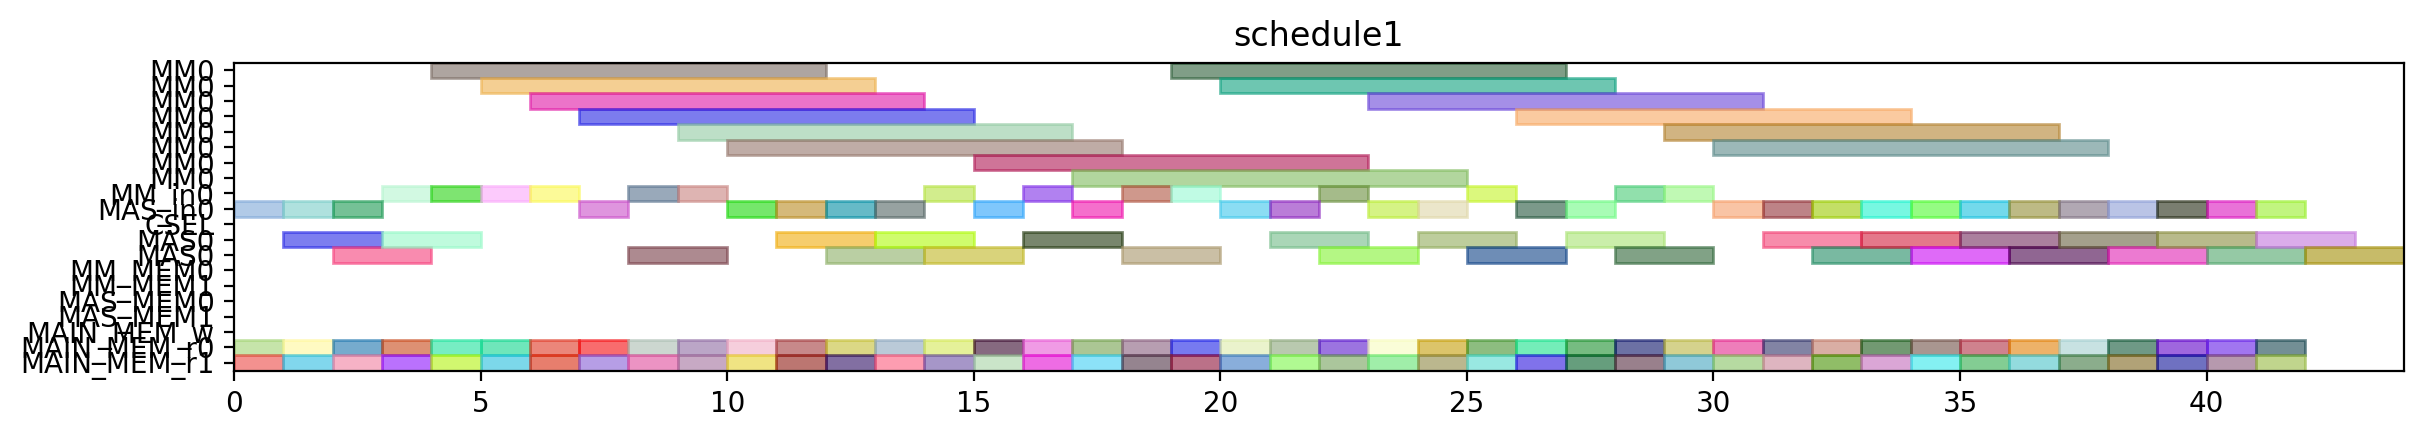

The Python source for this figure:
from pyschedule import Scenario, solvers, plotters, alt


def solve():
	horizon = 158
	S = Scenario("schedule1", horizon=horizon)

	# resource
	MM = S.Resources('MM', num=1, size=8)
	MM_in = S.Resources('MM_in', num=1)
	MAS_in = S.Resources('MAS_in', num=1)
	CSEL = S.Resource('CSEL')
	MAS = S.Resources('MAS', num=1, size=2, periods=range(1, horizon))
	MM_MEM = S.Resources('MM_MEM', num=2)
	MAS_MEM = S.Resources('MAS_MEM', num=2)
	MAIN_MEM_w = S.Resource('MAIN_MEM_w', size=1)
	MAIN_MEM_r = S.Resources('MAIN_MEM_r', num=2)

	# result of previous scheduling
	t4_t50_in = S.Task('t4_t50_in', length=1, delay_cost=1)
	S += t4_t50_in >= 0
	t4_t50_in += MAS_in[0]

	t4_t50_mem0 = S.Task('t4_t50_mem0', length=1, delay_cost=1)
	S += t4_t50_mem0 >= 0
	t4_t50_mem0 += MAIN_MEM_r[0]

	t4_t50_mem1 = S.Task('t4_t50_mem1', length=1, delay_cost=1)
	S += t4_t50_mem1 >= 0
	t4_t50_mem1 += MAIN_MEM_r[1]

	t1_t2_in = S.Task('t1_t2_in', length=1, delay_cost=1)
	S += t1_t2_in >= 1
	t1_t2_in += MAS_in[0]

	t1_t2_mem0 = S.Task('t1_t2_mem0', length=1, delay_cost=1)
	S += t1_t2_mem0 >= 1
	t1_t2_mem0 += MAIN_MEM_r[0]

	t1_t2_mem1 = S.Task('t1_t2_mem1', length=1, delay_cost=1)
	S += t1_t2_mem1 >= 1
	t1_t2_mem1 += MAIN_MEM_r[1]

	t4_t50 = S.Task('t4_t50', length=2, delay_cost=1)
	S += t4_t50 >= 1
	t4_t50 += MAS[0]

	t1_t2 = S.Task('t1_t2', length=2, delay_cost=1)
	S += t1_t2 >= 2
	t1_t2 += MAS[0]

	t4_t2_t2_in = S.Task('t4_t2_t2_in', length=1, delay_cost=1)
	S += t4_t2_t2_in >= 2
	t4_t2_t2_in += MAS_in[0]

	t4_t2_t2_mem0 = S.Task('t4_t2_t2_mem0', length=1, delay_cost=1)
	S += t4_t2_t2_mem0 >= 2
	t4_t2_t2_mem0 += MAIN_MEM_r[0]

	t4_t2_t2_mem1 = S.Task('t4_t2_t2_mem1', length=1, delay_cost=1)
	S += t4_t2_t2_mem1 >= 2
	t4_t2_t2_mem1 += MAIN_MEM_r[1]

	t4_t0_t1_in = S.Task('t4_t0_t1_in', length=1, delay_cost=1)
	S += t4_t0_t1_in >= 3
	t4_t0_t1_in += MM_in[0]

	t4_t0_t1_mem0 = S.Task('t4_t0_t1_mem0', length=1, delay_cost=1)
	S += t4_t0_t1_mem0 >= 3
	t4_t0_t1_mem0 += MAIN_MEM_r[0]

	t4_t0_t1_mem1 = S.Task('t4_t0_t1_mem1', length=1, delay_cost=1)
	S += t4_t0_t1_mem1 >= 3
	t4_t0_t1_mem1 += MAIN_MEM_r[1]

	t4_t2_t2 = S.Task('t4_t2_t2', length=2, delay_cost=1)
	S += t4_t2_t2 >= 3
	t4_t2_t2 += MAS[0]

	t4_t0_t1 = S.Task('t4_t0_t1', length=8, delay_cost=1)
	S += t4_t0_t1 >= 4
	t4_t0_t1 += MM[0]

	t4_t2_t0_in = S.Task('t4_t2_t0_in', length=1, delay_cost=1)
	S += t4_t2_t0_in >= 4
	t4_t2_t0_in += MM_in[0]

	t4_t2_t0_mem0 = S.Task('t4_t2_t0_mem0', length=1, delay_cost=1)
	S += t4_t2_t0_mem0 >= 4
	t4_t2_t0_mem0 += MAIN_MEM_r[0]

	t4_t2_t0_mem1 = S.Task('t4_t2_t0_mem1', length=1, delay_cost=1)
	S += t4_t2_t0_mem1 >= 4
	t4_t2_t0_mem1 += MAIN_MEM_r[1]

	t2_t1_in = S.Task('t2_t1_in', length=1, delay_cost=1)
	S += t2_t1_in >= 5
	t2_t1_in += MM_in[0]

	t2_t1_mem0 = S.Task('t2_t1_mem0', length=1, delay_cost=1)
	S += t2_t1_mem0 >= 5
	t2_t1_mem0 += MAIN_MEM_r[0]

	t2_t1_mem1 = S.Task('t2_t1_mem1', length=1, delay_cost=1)
	S += t2_t1_mem1 >= 5
	t2_t1_mem1 += MAIN_MEM_r[1]

	t4_t2_t0 = S.Task('t4_t2_t0', length=8, delay_cost=1)
	S += t4_t2_t0 >= 5
	t4_t2_t0 += MM[0]

	t1_t0_in = S.Task('t1_t0_in', length=1, delay_cost=1)
	S += t1_t0_in >= 6
	t1_t0_in += MM_in[0]

	t1_t0_mem0 = S.Task('t1_t0_mem0', length=1, delay_cost=1)
	S += t1_t0_mem0 >= 6
	t1_t0_mem0 += MAIN_MEM_r[0]

	t1_t0_mem1 = S.Task('t1_t0_mem1', length=1, delay_cost=1)
	S += t1_t0_mem1 >= 6
	t1_t0_mem1 += MAIN_MEM_r[1]

	t2_t1 = S.Task('t2_t1', length=8, delay_cost=1)
	S += t2_t1 >= 6
	t2_t1 += MM[0]

	t1_t0 = S.Task('t1_t0', length=8, delay_cost=1)
	S += t1_t0 >= 7
	t1_t0 += MM[0]

	t4_t0_t2_in = S.Task('t4_t0_t2_in', length=1, delay_cost=1)
	S += t4_t0_t2_in >= 7
	t4_t0_t2_in += MAS_in[0]

	t4_t0_t2_mem0 = S.Task('t4_t0_t2_mem0', length=1, delay_cost=1)
	S += t4_t0_t2_mem0 >= 7
	t4_t0_t2_mem0 += MAIN_MEM_r[0]

	t4_t0_t2_mem1 = S.Task('t4_t0_t2_mem1', length=1, delay_cost=1)
	S += t4_t0_t2_mem1 >= 7
	t4_t0_t2_mem1 += MAIN_MEM_r[1]

	t4_t0_t2 = S.Task('t4_t0_t2', length=2, delay_cost=1)
	S += t4_t0_t2 >= 8
	t4_t0_t2 += MAS[0]

	t4_t1_t0_in = S.Task('t4_t1_t0_in', length=1, delay_cost=1)
	S += t4_t1_t0_in >= 8
	t4_t1_t0_in += MM_in[0]

	t4_t1_t0_mem0 = S.Task('t4_t1_t0_mem0', length=1, delay_cost=1)
	S += t4_t1_t0_mem0 >= 8
	t4_t1_t0_mem0 += MAIN_MEM_r[0]

	t4_t1_t0_mem1 = S.Task('t4_t1_t0_mem1', length=1, delay_cost=1)
	S += t4_t1_t0_mem1 >= 8
	t4_t1_t0_mem1 += MAIN_MEM_r[1]

	t4_t1_t0 = S.Task('t4_t1_t0', length=8, delay_cost=1)
	S += t4_t1_t0 >= 9
	t4_t1_t0 += MM[0]

	t4_t8_t0_in = S.Task('t4_t8_t0_in', length=1, delay_cost=1)
	S += t4_t8_t0_in >= 9
	t4_t8_t0_in += MM_in[0]

	t4_t8_t0_mem0 = S.Task('t4_t8_t0_mem0', length=1, delay_cost=1)
	S += t4_t8_t0_mem0 >= 9
	t4_t8_t0_mem0 += MAIN_MEM_r[0]

	t4_t8_t0_mem1 = S.Task('t4_t8_t0_mem1', length=1, delay_cost=1)
	S += t4_t8_t0_mem1 >= 9
	t4_t8_t0_mem1 += MAIN_MEM_r[1]

	t2_t2_in = S.Task('t2_t2_in', length=1, delay_cost=1)
	S += t2_t2_in >= 10
	t2_t2_in += MAS_in[0]

	t2_t2_mem0 = S.Task('t2_t2_mem0', length=1, delay_cost=1)
	S += t2_t2_mem0 >= 10
	t2_t2_mem0 += MAIN_MEM_r[0]

	t2_t2_mem1 = S.Task('t2_t2_mem1', length=1, delay_cost=1)
	S += t2_t2_mem1 >= 10
	t2_t2_mem1 += MAIN_MEM_r[1]

	t4_t8_t0 = S.Task('t4_t8_t0', length=8, delay_cost=1)
	S += t4_t8_t0 >= 10
	t4_t8_t0 += MM[0]

	t2_t2 = S.Task('t2_t2', length=2, delay_cost=1)
	S += t2_t2 >= 11
	t2_t2 += MAS[0]

	t4_t0_t3_in = S.Task('t4_t0_t3_in', length=1, delay_cost=1)
	S += t4_t0_t3_in >= 11
	t4_t0_t3_in += MAS_in[0]

	t4_t0_t3_mem0 = S.Task('t4_t0_t3_mem0', length=1, delay_cost=1)
	S += t4_t0_t3_mem0 >= 11
	t4_t0_t3_mem0 += MAIN_MEM_r[0]

	t4_t0_t3_mem1 = S.Task('t4_t0_t3_mem1', length=1, delay_cost=1)
	S += t4_t0_t3_mem1 >= 11
	t4_t0_t3_mem1 += MAIN_MEM_r[1]

	t4_t0_t3 = S.Task('t4_t0_t3', length=2, delay_cost=1)
	S += t4_t0_t3 >= 12
	t4_t0_t3 += MAS[0]

	t4_t40_in = S.Task('t4_t40_in', length=1, delay_cost=1)
	S += t4_t40_in >= 12
	t4_t40_in += MAS_in[0]

	t4_t40_mem0 = S.Task('t4_t40_mem0', length=1, delay_cost=1)
	S += t4_t40_mem0 >= 12
	t4_t40_mem0 += MAIN_MEM_r[0]

	t4_t40_mem1 = S.Task('t4_t40_mem1', length=1, delay_cost=1)
	S += t4_t40_mem1 >= 12
	t4_t40_mem1 += MAIN_MEM_r[1]

	t4_t1_t3_in = S.Task('t4_t1_t3_in', length=1, delay_cost=1)
	S += t4_t1_t3_in >= 13
	t4_t1_t3_in += MAS_in[0]

	t4_t1_t3_mem0 = S.Task('t4_t1_t3_mem0', length=1, delay_cost=1)
	S += t4_t1_t3_mem0 >= 13
	t4_t1_t3_mem0 += MAIN_MEM_r[0]

	t4_t1_t3_mem1 = S.Task('t4_t1_t3_mem1', length=1, delay_cost=1)
	S += t4_t1_t3_mem1 >= 13
	t4_t1_t3_mem1 += MAIN_MEM_r[1]

	t4_t40 = S.Task('t4_t40', length=2, delay_cost=1)
	S += t4_t40 >= 13
	t4_t40 += MAS[0]

	t4_t0_t0_in = S.Task('t4_t0_t0_in', length=1, delay_cost=1)
	S += t4_t0_t0_in >= 14
	t4_t0_t0_in += MM_in[0]

	t4_t0_t0_mem0 = S.Task('t4_t0_t0_mem0', length=1, delay_cost=1)
	S += t4_t0_t0_mem0 >= 14
	t4_t0_t0_mem0 += MAIN_MEM_r[0]

	t4_t0_t0_mem1 = S.Task('t4_t0_t0_mem1', length=1, delay_cost=1)
	S += t4_t0_t0_mem1 >= 14
	t4_t0_t0_mem1 += MAIN_MEM_r[1]

	t4_t1_t3 = S.Task('t4_t1_t3', length=2, delay_cost=1)
	S += t4_t1_t3 >= 14
	t4_t1_t3 += MAS[0]

	t4_t0_t0 = S.Task('t4_t0_t0', length=8, delay_cost=1)
	S += t4_t0_t0 >= 15
	t4_t0_t0 += MM[0]

	t4_t41_in = S.Task('t4_t41_in', length=1, delay_cost=1)
	S += t4_t41_in >= 15
	t4_t41_in += MAS_in[0]

	t4_t41_mem0 = S.Task('t4_t41_mem0', length=1, delay_cost=1)
	S += t4_t41_mem0 >= 15
	t4_t41_mem0 += MAIN_MEM_r[0]

	t4_t41_mem1 = S.Task('t4_t41_mem1', length=1, delay_cost=1)
	S += t4_t41_mem1 >= 15
	t4_t41_mem1 += MAIN_MEM_r[1]

	t4_t1_t1_in = S.Task('t4_t1_t1_in', length=1, delay_cost=1)
	S += t4_t1_t1_in >= 16
	t4_t1_t1_in += MM_in[0]

	t4_t1_t1_mem0 = S.Task('t4_t1_t1_mem0', length=1, delay_cost=1)
	S += t4_t1_t1_mem0 >= 16
	t4_t1_t1_mem0 += MAIN_MEM_r[0]

	t4_t1_t1_mem1 = S.Task('t4_t1_t1_mem1', length=1, delay_cost=1)
	S += t4_t1_t1_mem1 >= 16
	t4_t1_t1_mem1 += MAIN_MEM_r[1]

	t4_t41 = S.Task('t4_t41', length=2, delay_cost=1)
	S += t4_t41 >= 16
	t4_t41 += MAS[0]

	t1_t3_in = S.Task('t1_t3_in', length=1, delay_cost=1)
	S += t1_t3_in >= 17
	t1_t3_in += MAS_in[0]

	t1_t3_mem0 = S.Task('t1_t3_mem0', length=1, delay_cost=1)
	S += t1_t3_mem0 >= 17
	t1_t3_mem0 += MAIN_MEM_r[0]

	t1_t3_mem1 = S.Task('t1_t3_mem1', length=1, delay_cost=1)
	S += t1_t3_mem1 >= 17
	t1_t3_mem1 += MAIN_MEM_r[1]

	t4_t1_t1 = S.Task('t4_t1_t1', length=8, delay_cost=1)
	S += t4_t1_t1 >= 17
	t4_t1_t1 += MM[0]

	t1_t3 = S.Task('t1_t3', length=2, delay_cost=1)
	S += t1_t3 >= 18
	t1_t3 += MAS[0]

	t4_t8_t1_in = S.Task('t4_t8_t1_in', length=1, delay_cost=1)
	S += t4_t8_t1_in >= 18
	t4_t8_t1_in += MM_in[0]

	t4_t8_t1_mem0 = S.Task('t4_t8_t1_mem0', length=1, delay_cost=1)
	S += t4_t8_t1_mem0 >= 18
	t4_t8_t1_mem0 += MAIN_MEM_r[0]

	t4_t8_t1_mem1 = S.Task('t4_t8_t1_mem1', length=1, delay_cost=1)
	S += t4_t8_t1_mem1 >= 18
	t4_t8_t1_mem1 += MAIN_MEM_r[1]

	t2_t0_in = S.Task('t2_t0_in', length=1, delay_cost=1)
	S += t2_t0_in >= 19
	t2_t0_in += MM_in[0]

	t2_t0_mem0 = S.Task('t2_t0_mem0', length=1, delay_cost=1)
	S += t2_t0_mem0 >= 19
	t2_t0_mem0 += MAIN_MEM_r[0]

	t2_t0_mem1 = S.Task('t2_t0_mem1', length=1, delay_cost=1)
	S += t2_t0_mem1 >= 19
	t2_t0_mem1 += MAIN_MEM_r[1]

	t4_t8_t1 = S.Task('t4_t8_t1', length=8, delay_cost=1)
	S += t4_t8_t1 >= 19
	t4_t8_t1 += MM[0]

	t2_t0 = S.Task('t2_t0', length=8, delay_cost=1)
	S += t2_t0 >= 20
	t2_t0 += MM[0]

	t4_t51_in = S.Task('t4_t51_in', length=1, delay_cost=1)
	S += t4_t51_in >= 20
	t4_t51_in += MAS_in[0]

	t4_t51_mem0 = S.Task('t4_t51_mem0', length=1, delay_cost=1)
	S += t4_t51_mem0 >= 20
	t4_t51_mem0 += MAIN_MEM_r[0]

	t4_t51_mem1 = S.Task('t4_t51_mem1', length=1, delay_cost=1)
	S += t4_t51_mem1 >= 20
	t4_t51_mem1 += MAIN_MEM_r[1]

	t4_t2_t3_in = S.Task('t4_t2_t3_in', length=1, delay_cost=1)
	S += t4_t2_t3_in >= 21
	t4_t2_t3_in += MAS_in[0]

	t4_t2_t3_mem0 = S.Task('t4_t2_t3_mem0', length=1, delay_cost=1)
	S += t4_t2_t3_mem0 >= 21
	t4_t2_t3_mem0 += MAIN_MEM_r[0]

	t4_t2_t3_mem1 = S.Task('t4_t2_t3_mem1', length=1, delay_cost=1)
	S += t4_t2_t3_mem1 >= 21
	t4_t2_t3_mem1 += MAIN_MEM_r[1]

	t4_t51 = S.Task('t4_t51', length=2, delay_cost=1)
	S += t4_t51 >= 21
	t4_t51 += MAS[0]

	t1_t1_in = S.Task('t1_t1_in', length=1, delay_cost=1)
	S += t1_t1_in >= 22
	t1_t1_in += MM_in[0]

	t1_t1_mem0 = S.Task('t1_t1_mem0', length=1, delay_cost=1)
	S += t1_t1_mem0 >= 22
	t1_t1_mem0 += MAIN_MEM_r[0]

	t1_t1_mem1 = S.Task('t1_t1_mem1', length=1, delay_cost=1)
	S += t1_t1_mem1 >= 22
	t1_t1_mem1 += MAIN_MEM_r[1]

	t4_t2_t3 = S.Task('t4_t2_t3', length=2, delay_cost=1)
	S += t4_t2_t3 >= 22
	t4_t2_t3 += MAS[0]

	t1_t1 = S.Task('t1_t1', length=8, delay_cost=1)
	S += t1_t1 >= 23
	t1_t1 += MM[0]

	t4_t1_t2_in = S.Task('t4_t1_t2_in', length=1, delay_cost=1)
	S += t4_t1_t2_in >= 23
	t4_t1_t2_in += MAS_in[0]

	t4_t1_t2_mem0 = S.Task('t4_t1_t2_mem0', length=1, delay_cost=1)
	S += t4_t1_t2_mem0 >= 23
	t4_t1_t2_mem0 += MAIN_MEM_r[0]

	t4_t1_t2_mem1 = S.Task('t4_t1_t2_mem1', length=1, delay_cost=1)
	S += t4_t1_t2_mem1 >= 23
	t4_t1_t2_mem1 += MAIN_MEM_r[1]

	t2_t3_in = S.Task('t2_t3_in', length=1, delay_cost=1)
	S += t2_t3_in >= 24
	t2_t3_in += MAS_in[0]

	t2_t3_mem0 = S.Task('t2_t3_mem0', length=1, delay_cost=1)
	S += t2_t3_mem0 >= 24
	t2_t3_mem0 += MAIN_MEM_r[0]

	t2_t3_mem1 = S.Task('t2_t3_mem1', length=1, delay_cost=1)
	S += t2_t3_mem1 >= 24
	t2_t3_mem1 += MAIN_MEM_r[1]

	t4_t1_t2 = S.Task('t4_t1_t2', length=2, delay_cost=1)
	S += t4_t1_t2 >= 24
	t4_t1_t2 += MAS[0]

	t2_t3 = S.Task('t2_t3', length=2, delay_cost=1)
	S += t2_t3 >= 25
	t2_t3 += MAS[0]

	t4_t2_t1_in = S.Task('t4_t2_t1_in', length=1, delay_cost=1)
	S += t4_t2_t1_in >= 25
	t4_t2_t1_in += MM_in[0]

	t4_t2_t1_mem0 = S.Task('t4_t2_t1_mem0', length=1, delay_cost=1)
	S += t4_t2_t1_mem0 >= 25
	t4_t2_t1_mem0 += MAIN_MEM_r[0]

	t4_t2_t1_mem1 = S.Task('t4_t2_t1_mem1', length=1, delay_cost=1)
	S += t4_t2_t1_mem1 >= 25
	t4_t2_t1_mem1 += MAIN_MEM_r[1]

	t0_t3_in = S.Task('t0_t3_in', length=1, delay_cost=1)
	S += t0_t3_in >= 26
	t0_t3_in += MAS_in[0]

	t0_t3_mem0 = S.Task('t0_t3_mem0', length=1, delay_cost=1)
	S += t0_t3_mem0 >= 26
	t0_t3_mem0 += MAIN_MEM_r[0]

	t0_t3_mem1 = S.Task('t0_t3_mem1', length=1, delay_cost=1)
	S += t0_t3_mem1 >= 26
	t0_t3_mem1 += MAIN_MEM_r[1]

	t4_t2_t1 = S.Task('t4_t2_t1', length=8, delay_cost=1)
	S += t4_t2_t1 >= 26
	t4_t2_t1 += MM[0]

	t0_t2_in = S.Task('t0_t2_in', length=1, delay_cost=1)
	S += t0_t2_in >= 27
	t0_t2_in += MAS_in[0]

	t0_t2_mem0 = S.Task('t0_t2_mem0', length=1, delay_cost=1)
	S += t0_t2_mem0 >= 27
	t0_t2_mem0 += MAIN_MEM_r[0]

	t0_t2_mem1 = S.Task('t0_t2_mem1', length=1, delay_cost=1)
	S += t0_t2_mem1 >= 27
	t0_t2_mem1 += MAIN_MEM_r[1]

	t0_t3 = S.Task('t0_t3', length=2, delay_cost=1)
	S += t0_t3 >= 27
	t0_t3 += MAS[0]

	t0_t1_in = S.Task('t0_t1_in', length=1, delay_cost=1)
	S += t0_t1_in >= 28
	t0_t1_in += MM_in[0]

	t0_t1_mem0 = S.Task('t0_t1_mem0', length=1, delay_cost=1)
	S += t0_t1_mem0 >= 28
	t0_t1_mem0 += MAIN_MEM_r[0]

	t0_t1_mem1 = S.Task('t0_t1_mem1', length=1, delay_cost=1)
	S += t0_t1_mem1 >= 28
	t0_t1_mem1 += MAIN_MEM_r[1]

	t0_t2 = S.Task('t0_t2', length=2, delay_cost=1)
	S += t0_t2 >= 28
	t0_t2 += MAS[0]

	t0_t0_in = S.Task('t0_t0_in', length=1, delay_cost=1)
	S += t0_t0_in >= 29
	t0_t0_in += MM_in[0]

	t0_t0_mem0 = S.Task('t0_t0_mem0', length=1, delay_cost=1)
	S += t0_t0_mem0 >= 29
	t0_t0_mem0 += MAIN_MEM_r[0]

	t0_t0_mem1 = S.Task('t0_t0_mem1', length=1, delay_cost=1)
	S += t0_t0_mem1 >= 29
	t0_t0_mem1 += MAIN_MEM_r[1]

	t0_t1 = S.Task('t0_t1', length=8, delay_cost=1)
	S += t0_t1 >= 29
	t0_t1 += MM[0]

	t0_t0 = S.Task('t0_t0', length=8, delay_cost=1)
	S += t0_t0 >= 30
	t0_t0 += MM[0]


	# new tasks
	t4_t8_t2 = S.Task('t4_t8_t2', length=2, delay_cost=1)
	t4_t8_t2 += alt(MAS)
	t4_t8_t2_in = S.Task('t4_t8_t2_in', length=1, delay_cost=1)
	t4_t8_t2_in += alt(MAS_in)
	S += t4_t8_t2_in*MAS_in[0]<=t4_t8_t2*MAS[0]

	t4_t8_t2_mem0 = S.Task('t4_t8_t2_mem0', length=1, delay_cost=1)
	t4_t8_t2_mem0 += MAIN_MEM_r[0]
	S += t4_t8_t2_mem0 <= t4_t8_t2

	t4_t8_t2_mem1 = S.Task('t4_t8_t2_mem1', length=1, delay_cost=1)
	t4_t8_t2_mem1 += MAIN_MEM_r[1]
	S += t4_t8_t2_mem1 <= t4_t8_t2

	t4_t8_t3 = S.Task('t4_t8_t3', length=2, delay_cost=1)
	t4_t8_t3 += alt(MAS)
	t4_t8_t3_in = S.Task('t4_t8_t3_in', length=1, delay_cost=1)
	t4_t8_t3_in += alt(MAS_in)
	S += t4_t8_t3_in*MAS_in[0]<=t4_t8_t3*MAS[0]

	t4_t8_t3_mem0 = S.Task('t4_t8_t3_mem0', length=1, delay_cost=1)
	t4_t8_t3_mem0 += MAIN_MEM_r[0]
	S += t4_t8_t3_mem0 <= t4_t8_t3

	t4_t8_t3_mem1 = S.Task('t4_t8_t3_mem1', length=1, delay_cost=1)
	t4_t8_t3_mem1 += MAIN_MEM_r[1]
	S += t4_t8_t3_mem1 <= t4_t8_t3

	t70 = S.Task('t70', length=2, delay_cost=1)
	t70 += alt(MAS)
	t70_in = S.Task('t70_in', length=1, delay_cost=1)
	t70_in += alt(MAS_in)
	S += t70_in*MAS_in[0]<=t70*MAS[0]

	t70_mem0 = S.Task('t70_mem0', length=1, delay_cost=1)
	t70_mem0 += MAIN_MEM_r[0]
	S += t70_mem0 <= t70

	t70_mem1 = S.Task('t70_mem1', length=1, delay_cost=1)
	t70_mem1 += MAIN_MEM_r[1]
	S += t70_mem1 <= t70

	t71 = S.Task('t71', length=2, delay_cost=1)
	t71 += alt(MAS)
	t71_in = S.Task('t71_in', length=1, delay_cost=1)
	t71_in += alt(MAS_in)
	S += t71_in*MAS_in[0]<=t71*MAS[0]

	t71_mem0 = S.Task('t71_mem0', length=1, delay_cost=1)
	t71_mem0 += MAIN_MEM_r[0]
	S += t71_mem0 <= t71

	t71_mem1 = S.Task('t71_mem1', length=1, delay_cost=1)
	t71_mem1 += MAIN_MEM_r[1]
	S += t71_mem1 <= t71

	t80 = S.Task('t80', length=2, delay_cost=1)
	t80 += alt(MAS)
	t80_in = S.Task('t80_in', length=1, delay_cost=1)
	t80_in += alt(MAS_in)
	S += t80_in*MAS_in[0]<=t80*MAS[0]

	t80_mem0 = S.Task('t80_mem0', length=1, delay_cost=1)
	t80_mem0 += MAIN_MEM_r[0]
	S += t80_mem0 <= t80

	t80_mem1 = S.Task('t80_mem1', length=1, delay_cost=1)
	t80_mem1 += MAIN_MEM_r[1]
	S += t80_mem1 <= t80

	t81 = S.Task('t81', length=2, delay_cost=1)
	t81 += alt(MAS)
	t81_in = S.Task('t81_in', length=1, delay_cost=1)
	t81_in += alt(MAS_in)
	S += t81_in*MAS_in[0]<=t81*MAS[0]

	t81_mem0 = S.Task('t81_mem0', length=1, delay_cost=1)
	t81_mem0 += MAIN_MEM_r[0]
	S += t81_mem0 <= t81

	t81_mem1 = S.Task('t81_mem1', length=1, delay_cost=1)
	t81_mem1 += MAIN_MEM_r[1]
	S += t81_mem1 <= t81

	t90 = S.Task('t90', length=2, delay_cost=1)
	t90 += alt(MAS)
	t90_in = S.Task('t90_in', length=1, delay_cost=1)
	t90_in += alt(MAS_in)
	S += t90_in*MAS_in[0]<=t90*MAS[0]

	t90_mem0 = S.Task('t90_mem0', length=1, delay_cost=1)
	t90_mem0 += MAIN_MEM_r[0]
	S += t90_mem0 <= t90

	t90_mem1 = S.Task('t90_mem1', length=1, delay_cost=1)
	t90_mem1 += MAIN_MEM_r[1]
	S += t90_mem1 <= t90

	t91 = S.Task('t91', length=2, delay_cost=1)
	t91 += alt(MAS)
	t91_in = S.Task('t91_in', length=1, delay_cost=1)
	t91_in += alt(MAS_in)
	S += t91_in*MAS_in[0]<=t91*MAS[0]

	t91_mem0 = S.Task('t91_mem0', length=1, delay_cost=1)
	t91_mem0 += MAIN_MEM_r[0]
	S += t91_mem0 <= t91

	t91_mem1 = S.Task('t91_mem1', length=1, delay_cost=1)
	t91_mem1 += MAIN_MEM_r[1]
	S += t91_mem1 <= t91

	t100 = S.Task('t100', length=2, delay_cost=1)
	t100 += alt(MAS)
	t100_in = S.Task('t100_in', length=1, delay_cost=1)
	t100_in += alt(MAS_in)
	S += t100_in*MAS_in[0]<=t100*MAS[0]

	t100_mem0 = S.Task('t100_mem0', length=1, delay_cost=1)
	t100_mem0 += MAIN_MEM_r[0]
	S += t100_mem0 <= t100

	t100_mem1 = S.Task('t100_mem1', length=1, delay_cost=1)
	t100_mem1 += MAIN_MEM_r[1]
	S += t100_mem1 <= t100

	t101 = S.Task('t101', length=2, delay_cost=1)
	t101 += alt(MAS)
	t101_in = S.Task('t101_in', length=1, delay_cost=1)
	t101_in += alt(MAS_in)
	S += t101_in*MAS_in[0]<=t101*MAS[0]

	t101_mem0 = S.Task('t101_mem0', length=1, delay_cost=1)
	t101_mem0 += MAIN_MEM_r[0]
	S += t101_mem0 <= t101

	t101_mem1 = S.Task('t101_mem1', length=1, delay_cost=1)
	t101_mem1 += MAIN_MEM_r[1]
	S += t101_mem1 <= t101

	t5_t0_t2 = S.Task('t5_t0_t2', length=2, delay_cost=1)
	t5_t0_t2 += alt(MAS)
	t5_t0_t2_in = S.Task('t5_t0_t2_in', length=1, delay_cost=1)
	t5_t0_t2_in += alt(MAS_in)
	S += t5_t0_t2_in*MAS_in[0]<=t5_t0_t2*MAS[0]

	t5_t0_t2_mem0 = S.Task('t5_t0_t2_mem0', length=1, delay_cost=1)
	t5_t0_t2_mem0 += MAIN_MEM_r[0]
	S += t5_t0_t2_mem0 <= t5_t0_t2

	t5_t0_t2_mem1 = S.Task('t5_t0_t2_mem1', length=1, delay_cost=1)
	t5_t0_t2_mem1 += MAIN_MEM_r[1]
	S += t5_t0_t2_mem1 <= t5_t0_t2

	t5_t8_t2 = S.Task('t5_t8_t2', length=2, delay_cost=1)
	t5_t8_t2 += alt(MAS)
	t5_t8_t2_in = S.Task('t5_t8_t2_in', length=1, delay_cost=1)
	t5_t8_t2_in += alt(MAS_in)
	S += t5_t8_t2_in*MAS_in[0]<=t5_t8_t2*MAS[0]

	t5_t8_t2_mem0 = S.Task('t5_t8_t2_mem0', length=1, delay_cost=1)
	t5_t8_t2_mem0 += MAIN_MEM_r[0]
	S += t5_t8_t2_mem0 <= t5_t8_t2

	t5_t8_t2_mem1 = S.Task('t5_t8_t2_mem1', length=1, delay_cost=1)
	t5_t8_t2_mem1 += MAIN_MEM_r[1]
	S += t5_t8_t2_mem1 <= t5_t8_t2

	solvers.mip.solve(S,msg=1,kind='CPLEX',ratio_gap=1.01)

	solution = [['hoge']*len(S.solution()[1]) for i in range(len(S.solution()))]
	for i in range(len(S.solution())):
		for j in range(len(S.solution()[i])):
			solution[i][j]=str(S.solution()[i][j])
	print(solution)

	cycles = int(solution[-1][3])

	pic_file_name = "/mnt/rose/usr1/fukuda/ABE/multiRAM_multiMAS_16mux/scheduling_result/stage8MM1_stage2MAS1/SPARSE/schedule1.png"
	if(S.solution() != []):
		plotters.matplotlib.plot(S,img_filename=pic_file_name, show_task_labels=False, fig_size=(cycles*0.25+3, 2))

	return solution
